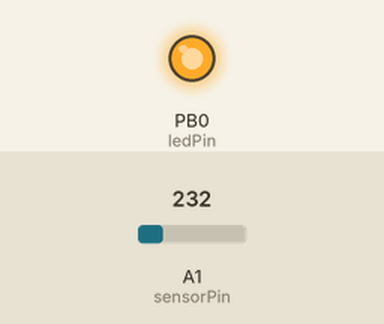
This sketch was run on a simulated ATtiny85, built with avr-gcc and run on an emulated ATtiny85. On the bench: output pins drawn as LEDs (lit = HIGH). Dashed ring = blinking. The inputs (shaded band) are chosen by the test bench; at power-on: A1 (sensorPin) = 232.

Above: at 2.8 s.
2.9 s: A1 (sensorPin) set to 201
At 3.8 s:
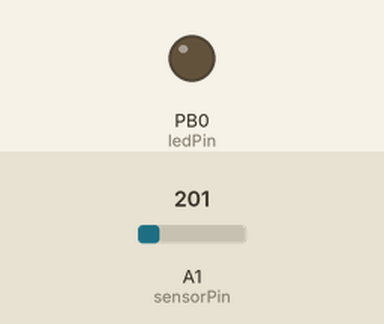
5.6 s: A1 (sensorPin) set to 190
At 7.0 s:
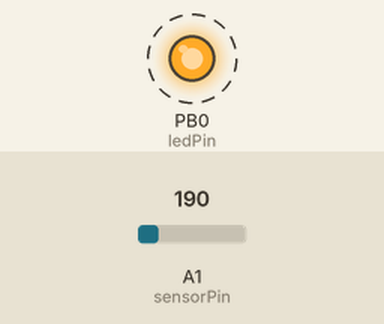
Timing chart, 0 to 16.1 s (numbered marks = the images above; inputs shaded):
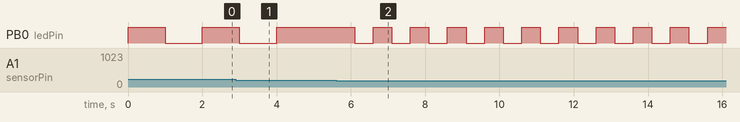

Measured:
- the behaviour switches between 198 and 197 on A1 (sensorPin) (found by bisection; images 1 and 2)
- after the input at 2.9 s, PB0 (ledPin): goes on until 4.0 s, then stays HIGH
- after the input at 5.6 s, PB0 (ledPin): alternates HIGH for 0.50 s and LOW for 0.50 s, starting after 0.50 s

The sketch:

diy_thermometer_using_atttiny85_on_tinkercad1.ino
```cpp
/*
  Thermometer using ATtiny85 and TMP36 Sensor

  This code reads the temperature from a TMP36 sensor, converts the reading to
  Fahrenheit, and blinks an LED at different speeds to indicate the temperature range.

  - Cold (< 68°F): Fast blink
  - Normal (70-116°F): Medium blink
  - Hot (122-238°F): Slow blink
  - Very Hot (> 238°F) or in gaps: LED stays on solid

  This code is an accurate and functional representation of the code shown in the video.
*/

// --- Pin Definitions ---
// The LED is connected to digital pin 0 (PB0 on ATtiny85)
const int ledPin = 0;

// The TMP36 sensor's Vout pin is connected to analog pin A1 (PB2 on ATtiny85)
const int sensorPin = A1;

// --- Global Variables ---
// Variable to store the final temperature in Fahrenheit
double realdegree;

void setup() {
  // Initialize the LED pin as an output
  pinMode(ledPin, OUTPUT);
}

void loop() {
  // 1. Read the raw analog value from the sensor (0-1023)
  int degree = analogRead(sensorPin);

  // 2. Convert the raw value to a voltage (0-5V).
  // We use 1024.0 to ensure floating-point math for accuracy.
  // The video's code assumes a 5V reference, which we replicate here.
  realdegree = (degree / 1024.0) * 5.0;

  // 3. Convert voltage to temperature in Celsius.
  // The TMP36 has a 0.5V offset at 0°C and a scale factor of 10mV/°C.
  // Formula: Temp (°C) = (Vout - 0.5) * 100
  realdegree = (realdegree - 0.5) * 100.0;

  // 4. Convert temperature from Celsius to Fahrenheit.
  // Formula: Temp (°F) = (Temp (°C) * 9/5) + 32
  realdegree = (realdegree * 9.0 / 5.0) + 32.0;

  // 5. Control the LED's blink rate based on the temperature in Fahrenheit.
  // The ranges and delays are taken directly from the video's code.

  // If the temperature is in the "cold" range...
  if (realdegree > -40 && realdegree < 68) {
    // ...blink the LED quickly.
    digitalWrite(ledPin, HIGH);
    delay(100);
    digitalWrite(ledPin, LOW);
    delay(100);
  }
  // If the temperature is in the "normal" range...
  else if (realdegree > 70 && realdegree < 116) {
    // ...blink the LED at a medium speed.
    digitalWrite(ledPin, HIGH);
    delay(500);
    digitalWrite(ledPin, LOW);
    delay(500);
  }
  // If the temperature is in the "hot" range...
  else if (realdegree > 122 && realdegree < 238) {
    // ...blink the LED slowly.
    digitalWrite(ledPin, HIGH);
    delay(1000);
    digitalWrite(ledPin, LOW);
    delay(1000);
  }
  // For all other temperatures (in the gaps or very hot)...
  else {
    // ...keep the LED on solid.
    digitalWrite(ledPin, HIGH);
  }
}
```
